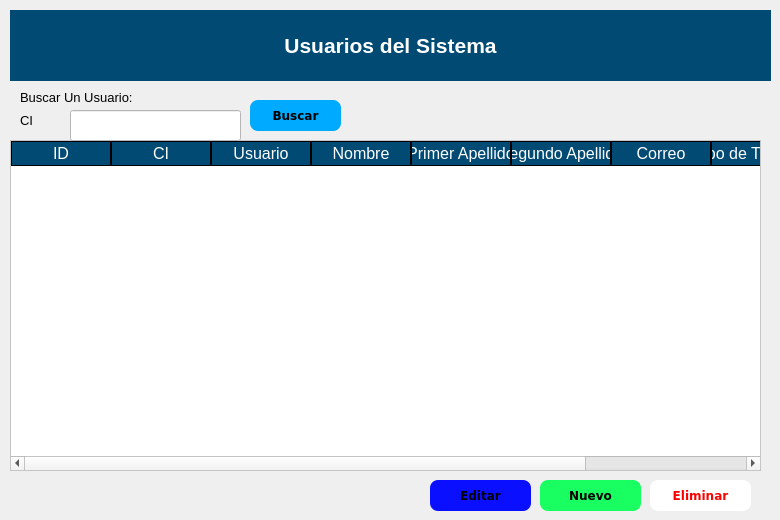
             <widget class="QWidget" name="page_Usuario">
              <widget class="QLabel" name="label_21">
               <property name="geometry">
                <rect>
                 <x>10</x>
                 <y>10</y>
                 <width>761</width>
                 <height>71</height>
                </rect>
               </property>
               <property name="styleSheet">
                <string notr="true">background-color: rgb(0,74,116);
color: rgb(255, 255, 255);</string>
               </property>
               <property name="text">
                <string>&lt;html&gt;&lt;head/&gt;&lt;body&gt;&lt;p align=&quot;center&quot;&gt;&lt;span style=&quot; font-size:16pt; font-weight:600;&quot;&gt;Usuarios del Sistema&lt;/span&gt;&lt;/p&gt;&lt;/body&gt;&lt;/html&gt;</string>
               </property>
              </widget>
              <widget class="QLabel" name="label_22">
               <property name="geometry">
                <rect>
                 <x>10</x>
                 <y>10</y>
                 <width>71</width>
                 <height>71</height>
                </rect>
               </property>
               <property name="styleSheet">
                <string notr="true">background-color: #000000ff;</string>
               </property>
               <property name="text">
                <string/>
               </property>
               <property name="pixmap">
                <pixmap>pngwing.com(2).png</pixmap>
               </property>
               <property name="scaledContents">
                <bool>true</bool>
               </property>
              </widget>
              <widget class="QTableWidget" name="tableUsuarios">
               <property name="geometry">
                <rect>
                 <x>10</x>
                 <y>140</y>
                 <width>751</width>
                 <height>331</height>
                </rect>
               </property>
               <property name="styleSheet">
                <string notr="true">QTableWidget{
background-color: rgb(255, 255, 255);
color: rgb(0, 0, 0);
gridline-color: rgb(0,74,116);
font-size:12pt;
color: rgb(0, 0, 0);
}
QHeaderView::section{
background-color: rgb(0,74,116);
color: rgb(255, 255, 255);
border:1px solid rgb(0,0,0);
font-size:12pt;

}
QTableWidgetQTableCornerButton::section{
background-color: rgb(255, 255, 255);
border:1px solid rgb(255,255,255);
}</string>
               </property>
               <column>
                <property name="text">
                 <string>ID</string>
                </property>
               </column>
               <column>
                <property name="text">
                 <string>CI</string>
                </property>
               </column>
               <column>
                <property name="text">
                 <string>Usuario</string>
                </property>
               </column>
               <column>
                <property name="text">
                 <string>Nombre</string>
                </property>
               </column>
               <column>
                <property name="text">
                 <string>Primer Apellido</string>
                </property>
               </column>
               <column>
                <property name="text">
                 <string>Segundo Apellido</string>
                </property>
               </column>
               <column>
                <property name="text">
                 <string>Correo</string>
                </property>
               </column>
               <column>
                <property name="text">
                 <string>Tipo de Trabajador</string>
                </property>
               </column>
               <column>
                <property name="text">
                 <string>Sexo</string>
                </property>
               </column>
              </widget>
              <widget class="QPushButton" name="buttonEliminarUsuario">
               <property name="geometry">
                <rect>
                 <x>650</x>
                 <y>480</y>
                 <width>101</width>
                 <height>31</height>
                </rect>
               </property>
               <property name="font">
                <font>
                 <family>Verdana</family>
                 <pointsize>9</pointsize>
                 <weight>75</weight>
                 <bold>true</bold>
                </font>
               </property>
               <property name="styleSheet">
                <string notr="true">QPushButton{
color: rgb(255, 0, 0);
	background-color: rgb(255, 255, 255);
border-radius:8px;
}

QPushButton:hover{
background-color: rgb(255, 120, 129);
border-top-left-radius:12px;
border-bottom-left-radius:12px;

}</string>
               </property>
               <property name="text">
                <string>Eliminar</string>
               </property>
               <property name="icon">
                <iconset>
                 <normaloff>Remove_User_icon-icons.com_55828.png</normaloff>Remove_User_icon-icons.com_55828.png</iconset>
               </property>
               <property name="iconSize">
                <size>
                 <width>35</width>
                 <height>35</height>
                </size>
               </property>
              </widget>
              <widget class="QPushButton" name="buttonNuevoUsuario">
               <property name="geometry">
                <rect>
                 <x>540</x>
                 <y>480</y>
                 <width>101</width>
                 <height>31</height>
                </rect>
               </property>
               <property name="font">
                <font>
                 <family>Verdana</family>
                 <pointsize>9</pointsize>
                 <weight>75</weight>
                 <bold>true</bold>
                </font>
               </property>
               <property name="styleSheet">
                <string notr="true">
QPushButton{
color: rgb(0, 0, 0);
	background-color: rgb(25, 255, 98);
border-radius:8px;
}

QPushButton:hover{
background-color: rgb(47, 255, 158);
border-top-left-radius:12px;
border-bottom-left-radius:12px;

}</string>
               </property>
               <property name="text">
                <string>Nuevo</string>
               </property>
               <property name="icon">
                <iconset>
                 <normaloff>Add_User_icon-icons.com_55971.png</normaloff>Add_User_icon-icons.com_55971.png</iconset>
               </property>
               <property name="iconSize">
                <size>
                 <width>35</width>
                 <height>35</height>
                </size>
               </property>
              </widget>
              <widget class="QPushButton" name="buttonEditarUsuario">
               <property name="geometry">
                <rect>
                 <x>430</x>
                 <y>480</y>
                 <width>101</width>
                 <height>31</height>
                </rect>
               </property>
               <property name="font">
                <font>
                 <family>Verdana</family>
                 <pointsize>9</pointsize>
                 <weight>75</weight>
                 <bold>true</bold>
                </font>
               </property>
               <property name="styleSheet">
                <string notr="true">QPushButton{
background-color: rgb(11, 15, 255);
color: rgb(0, 0, 0);
border-radius:8px;
}

QPushButton:hover{
background-color: rgb(16, 132, 255);
border-top-left-radius:12px;
border-bottom-left-radius:12px;

}</string>
               </property>
               <property name="text">
                <string>Editar</string>
               </property>
               <property name="icon">
                <iconset>
                 <normaloff>Edit_User_icon-icons.com_55920.png</normaloff>Edit_User_icon-icons.com_55920.png</iconset>
               </property>
               <property name="iconSize">
                <size>
                 <width>35</width>
                 <height>35</height>
                </size>
               </property>
              </widget>
              <widget class="QLabel" name="label_23">
               <property name="geometry">
                <rect>
                 <x>20</x>
                 <y>90</y>
                 <width>121</width>
                 <height>16</height>
                </rect>
               </property>
               <property name="text">
                <string>&lt;html&gt;&lt;head/&gt;&lt;body&gt;&lt;p&gt;&lt;span style=&quot; font-size:10pt;&quot;&gt;Buscar Un Usuario:&lt;/span&gt;&lt;/p&gt;&lt;/body&gt;&lt;/html&gt;</string>
               </property>
              </widget>
              <widget class="QLabel" name="label_24">
               <property name="geometry">
                <rect>
                 <x>20</x>
                 <y>110</y>
                 <width>61</width>
                 <height>21</height>
                </rect>
               </property>
               <property name="text">
                <string>&lt;html&gt;&lt;head/&gt;&lt;body&gt;&lt;p&gt;&lt;span style=&quot; font-size:10pt;&quot;&gt;CI&lt;/span&gt;&lt;/p&gt;&lt;/body&gt;&lt;/html&gt;</string>
               </property>
              </widget>
              <widget class="QLineEdit" name="lineEditBuscarUsuario">
               <property name="geometry">
                <rect>
                 <x>70</x>
                 <y>110</y>
                 <width>171</width>
                 <height>31</height>
                </rect>
               </property>
               <property name="styleSheet">
                <string notr="true">background-color: rgb(255, 255, 255);</string>
               </property>
              </widget>
              <widget class="QPushButton" name="buttonBuscarUsuario">
               <property name="geometry">
                <rect>
                 <x>250</x>
                 <y>100</y>
                 <width>91</width>
                 <height>31</height>
                </rect>
               </property>
               <property name="font">
                <font>
                 <family>Verdana</family>
                 <pointsize>9</pointsize>
                 <weight>75</weight>
                 <bold>true</bold>
                </font>
               </property>
               <property name="styleSheet">
                <string notr="true">QPushButton{
background-color: rgb(0, 170, 255);
border-radius:8px;
}

QPushButton:hover{
background-color: rgb(0, 196, 255);
border-top-left-radius:12px;
border-bottom-left-radius:12px;

}</string>
               </property>
               <property name="text">
                <string>Buscar</string>
               </property>
               <property name="icon">
                <iconset>
                 <normaloff>pngwing.com.png</normaloff>pngwing.com.png</iconset>
               </property>
               <property name="iconSize">
                <size>
                 <width>30</width>
                 <height>30</height>
                </size>
               </property>
              </widget>
             </widget>
